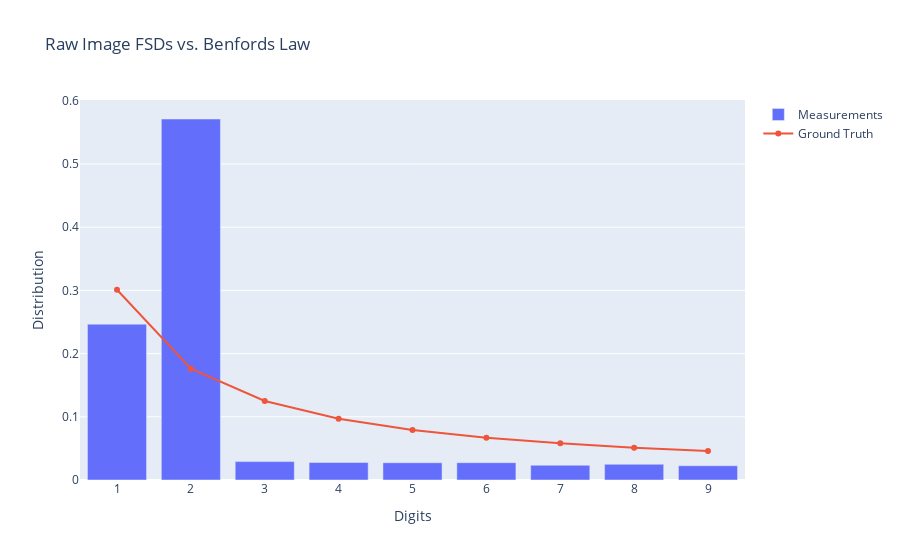

Source (notebook cell):
### Code cell
# Gather first significant digits on raw images
i = images.flatten()
fsd = to_fsd(i)

# Count fsds
fsd_count = count_fsds(fsd, base=BASE_10)

# Calculate distribution of each digit
fsd_count_dist = fsd_count / np.sum(fsd_count)

# Plot distribution against the ground truth benfords law
plot_df_comparison(fsd_count_dist, title="Raw Images FSDs vs. Benfords Law")

### Figure 1 — Plotly figure (JSON) as saved in the notebook; plotly's stock layout.template omitted (floating-point values rounded to 4 significant figures)
{"data": [{"name": "Measurements", "type": "bar", "x": [1, 2, 3, 4, 5, 6, 7, 8, 9], "y": [0.2466, 0.5712, 0.02909, 0.02763, 0.02727, 0.02741, 0.02333, 0.02484, 0.02264]}, {"name": "Ground Truth", "type": "scatter", "x": [1, 2, 3, 4, 5, 6, 7, 8, 9], "y": [0.301, 0.1761, 0.1249, 0.09691, 0.07918, 0.06695, 0.05799, 0.05115, 0.04576]}], "layout": {"title": {"text": "Raw Image FSDs vs. Benfords Law"}, "xaxis": {"title": {"text": "Digits"}}, "yaxis": {"title": {"text": "Distribution"}}}}
